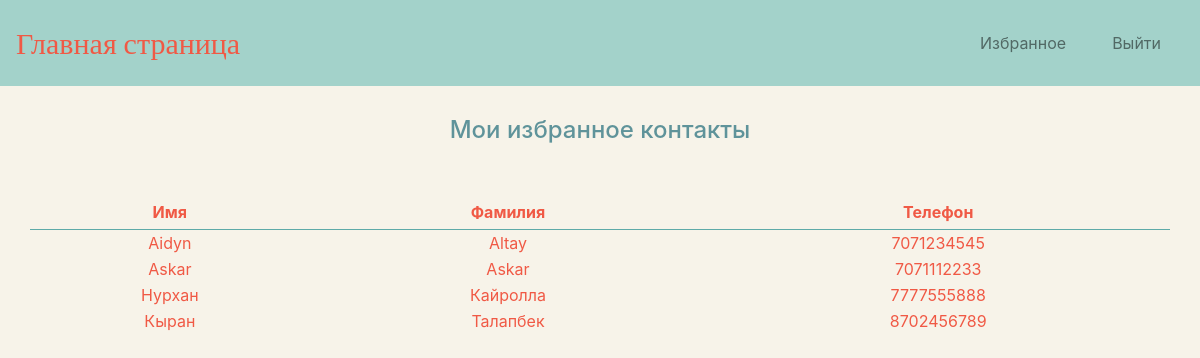
The app's page /code/myContacts.php (signed in) with its own data.
### tables this page shows
CREATE TABLE `mycontacts` (
  `myPhone` varchar(255) NOT NULL,
  `name` varchar(255) NOT NULL,
  `lastname` varchar(255) NOT NULL,
  `phone` varchar(255) NOT NULL
);

### code/myContacts.php (the view, shortened to what this page needs)
<?php
include_once('vender/connect.php');
$myPhone = $_SESSION['user']['phone'];
$mycontacts = mysqli_query($connect, "SELECT * FROM `mycontacts` WHERE `myPhone` = '$myPhone'");
?>
<!DOCTYPE html>
<html lang="ru" dir="ltr">
    <head>
        <link rel="stylesheet" href="https://stackpath.bootstrapcdn.com/bootstrap/4.3.1/css/bootstrap.min.css">
        <link rel="stylesheet" href="styleTransport.css"/>
    </head>
    <body>
        <section id="navbar">
          <nav class="navbar navbar-expand-lg navbar-light">
              <a id="logo" class="navbar-brand" href="/main.php">Главная страница</a>
              <div class="collapse navbar-collapse" id="navbarNav">
                  <ul class="navbar-nav ml-auto">
                      <li class="nav-item"><a class="nav-link" href="/myContacts.php">Избранное</a></li>
                      <li class="nav-item"><a class="nav-link" href="vender/logout.php">Выйти</a></li>
                  </ul>
              </div>
          </nav>
        </section>
        <div class="two">
            <?php
            if (mysqli_num_rows($mycontacts) > 0) {
            ?>
            <table style="width:95%">
                <thead>
                    <h4 class="h4Label">Мои избранное контакты</h4>
                <tr>
                    <th>Имя</th>
                    <th>Фамилия</th>
                    <th>Телефон</th>
                </tr>
                </thead>
                <tbody>
                <?php
                while($row = mysqli_fetch_array($mycontacts)) {
                ?>
                <tr>
                    <td><?php echo $row["name"]; ?></td>
                    <td><?php echo $row["lastname"]; ?></td>
                    <td><?php echo $row["phone"]; ?></td>
                </tr>
            <?php
            }
            ?>
                </tbody>
            </table>
            <?php
                }
                else{
                echo "у вас нету избранное контакты";
                }
            ?>
        </div>
  </body>
</html>

### code/styleTransport.css (style rules this page uses)
body { background-color: #f7f3e9; text-align: center; }
#logo { color: #f05945; font-family: Roboto Condensed; font-size: 30px; }
table { padding-top: 100px; }
#navbar { position: sticky; top: 0; z-index: 10; background-color: #a3d2ca;; }
.nav-item { padding: 15px; }
table,th { margin-top: 50px; margin-left: 30px; }
th { color: #f05945; border: 1px solid #5eaaa8; border-collapse: collapse; border-top: 0; border-left: 0; border-right: 0; padding: 5px; text-align: center; }
td { color: #f05945; }
.h4Label { margin-top: 30px; color: #5f939a; }

### records on screen
mycontacts: name "Aidyn", lastname "Altay", phone "7071234545"
mycontacts: name "Askar", lastname "Askar", phone "7071112233"
mycontacts: name "Нурхан", lastname "Кайролла", phone "7777555888"
mycontacts: name "Кыран", lastname "Талапбек", phone "8702456789"
